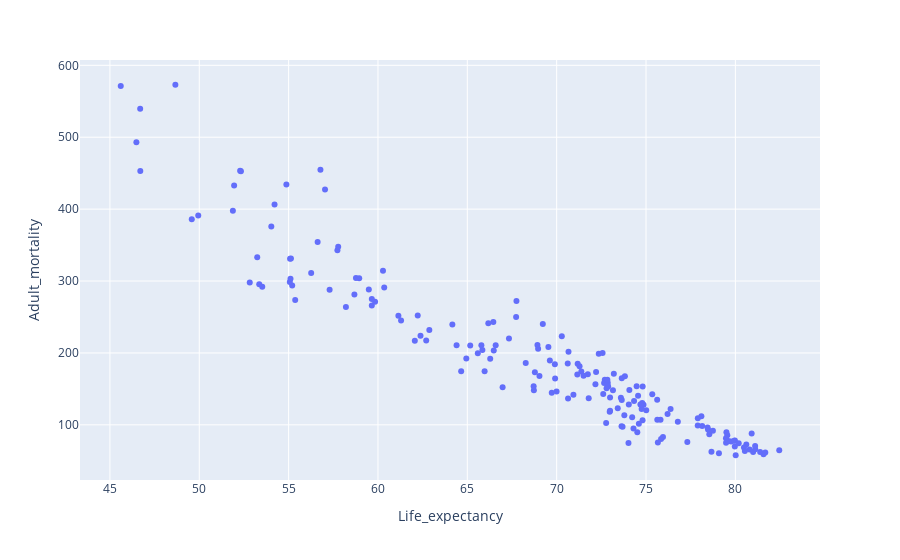

The code cell stored with this chart in its notebook:
### Markdown cell above
Let's make a plot of adult mortality against life expectancy.

### Code cell
fig = px.scatter(
    data_frame=df_mean, 
    x="Life_expectancy", 
    y="Adult_mortality",
)
fig.show()

### Figure 1 — Plotly figure (JSON) as saved in the notebook; plotly's stock layout.template omitted (floating-point values rounded to 4 significant figures; data arrays with more than 128 entries replaced by an {"elided": "..."} marker saying what was removed)
{"data": [{"hovertemplate": "Life_expectancy=%{x}<br>Adult_mortality=%{y}<extra></extra>", "legendgroup": "", "marker": {"color": "#636efa", "symbol": "circle"}, "mode": "markers", "name": "", "orientation": "v", "showlegend": false, "type": "scatter", "x": {"elided": "179 float values"}, "xaxis": "x", "y": {"elided": "179 float values"}, "yaxis": "y"}], "layout": {"legend": {"tracegroupgap": 0}, "margin": {"t": 60}, "xaxis": {"anchor": "y", "domain": [0, 1], "title": {"text": "Life_expectancy"}}, "yaxis": {"anchor": "x", "domain": [0, 1], "title": {"text": "Adult_mortality"}}}}
